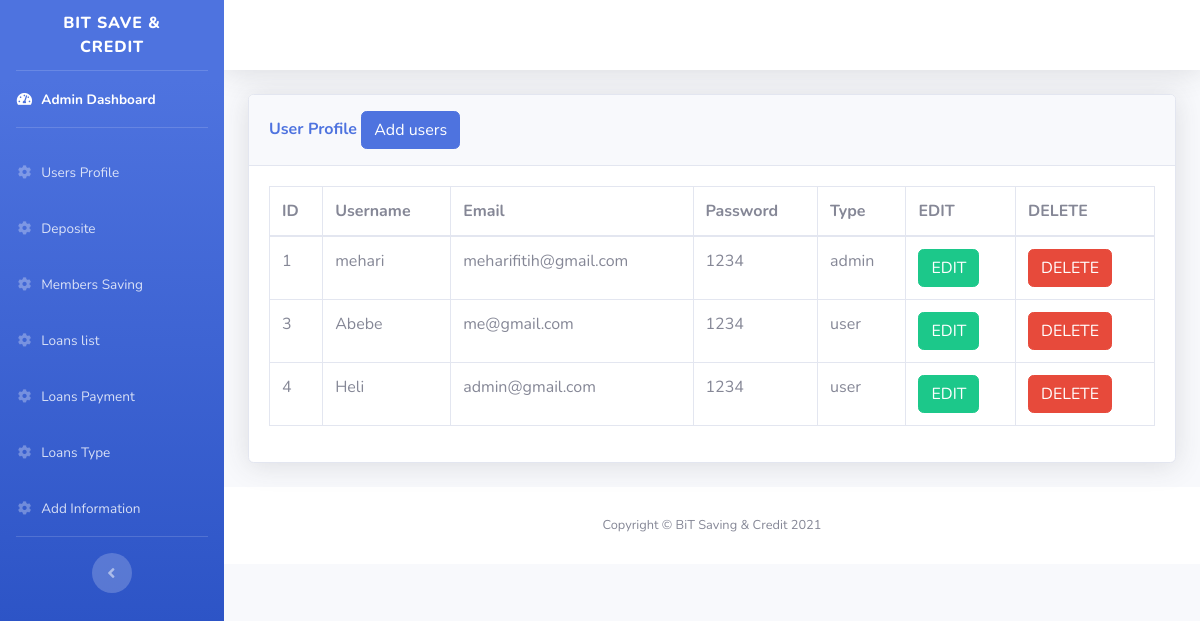
The page /manage_users.php on the database its author committed.
### tables this page shows
CREATE TABLE `user` (
  `id` int(11) NOT NULL,
  `username` varchar(30) NOT NULL,
  `email` varchar(30) NOT NULL,
  `password` varchar(30) NOT NULL,
  `type` varchar(30) NOT NULL
);

### manage_users.php (the view, shortened to what this page needs)
<?php
include('includes/header.php');
include('includes/navbar.php');
?>
<div class="container-fluid">
    <div class="card shadow mb-4">
        <div class="card-header py-3">
            <h6 class="m-0 font-weight-bold text-primary">User Profile
                <button type="button" class="btn btn-primary" data-toggle="modal" data-target="#addadminprofile">
                    Add users
                </button>
            </h6>
        </div>
        <div class="card-body">
            <div class="table-responsive">
                <?php
                    $connction = mysqli_connect("localhost", "root", "", "adminpanel");
                    $query = "SELECT * FROM user";
                    $query_run = mysqli_query($connction, $query);
                    ?>
                <table class="table table-bordered" id="dataTable" width="100%" cellspacing="0">
                    <thead>
                        <tr>
                            <th> ID </th>
                            <th> Username </th>
                            <th>Email </th>
                            <th>Password</th>
                            <th>Type</th>
                            <th>EDIT </th>
                            <th>DELETE </th>
                        </tr>
                    </thead>
                    <tbody>
                        <?php
                            if (mysqli_num_rows($query_run) > 0) {
                                while ($row = mysqli_fetch_assoc($query_run)) {
                                    ?>
                        <tr>
                            <td><?php echo $row['id']; ?></td>
                            <td><?php echo $row['username']; ?></td>
                            <td><?php echo $row['email']; ?></td>
                            <td><?php echo $row['password']; ?></td>
                            <td><?php echo $row['type']; ?></td>
                            <td>
                                <form action="user_edit.php" method="POST">
                                    <button type="submit" name="edit_btn" class="btn btn-success">EDIT</button>
                                </form>
                            </td>
                            <td>
                                <form action="code.php" method="post">
                                    <button type="submit" name="deletebtn" class="btn btn-danger">DELETE</button>
                                </form>
                            </td>
                        </tr>
                        <?php
                                }
                            } else {
                                echo "No Record Found";
                            }
                            ?>
                    </tbody>
                </table>
            </div>
        </div>
    </div>
</div>
<?php
include('includes/footer.php');
?>

### rows shown on the page
user: id "1", username "mehari", email "meharifitih@gmail.com", password "1234", type "admin"
user: id "3", username "Abebe", email "me@gmail.com", password "1234", type "user"
user: id "4", username "Heli", email "admin@gmail.com", password "1234", type "user"
